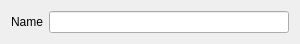
<?xml version="1.0" encoding="UTF-8"?>
<ui version="4.0">
 <class>CTimelineSeqeunceInstructionWidgetStopAudio</class>
 <widget class="CTimelineSeqeunceInstructionWidgetBase" name="CTimelineSeqeunceInstructionWidgetStopAudio">
  <property name="geometry">
   <rect>
    <x>0</x>
    <y>0</y>
    <width>300</width>
    <height>38</height>
   </rect>
  </property>
  <property name="windowTitle">
   <string>Form</string>
  </property>
  <layout class="QGridLayout" name="gridLayout">
   <item row="0" column="0">
    <widget class="QLabel" name="label_2">
     <property name="text">
      <string>Name</string>
     </property>
    </widget>
   </item>
   <item row="0" column="1">
    <widget class="QLineEdit" name="pNameLineEdit"/>
   </item>
  </layout>
 </widget>
 <customwidgets>
  <customwidget>
   <class>CTimelineSeqeunceInstructionWidgetBase</class>
   <extends>QWidget</extends>
   <header>Editor/SequenceEditor/TimelineSeqeunceInstructionWidgets.h</header>
   <container>1</container>
  </customwidget>
 </customwidgets>
 <resources/>
 <connections/>
</ui>
